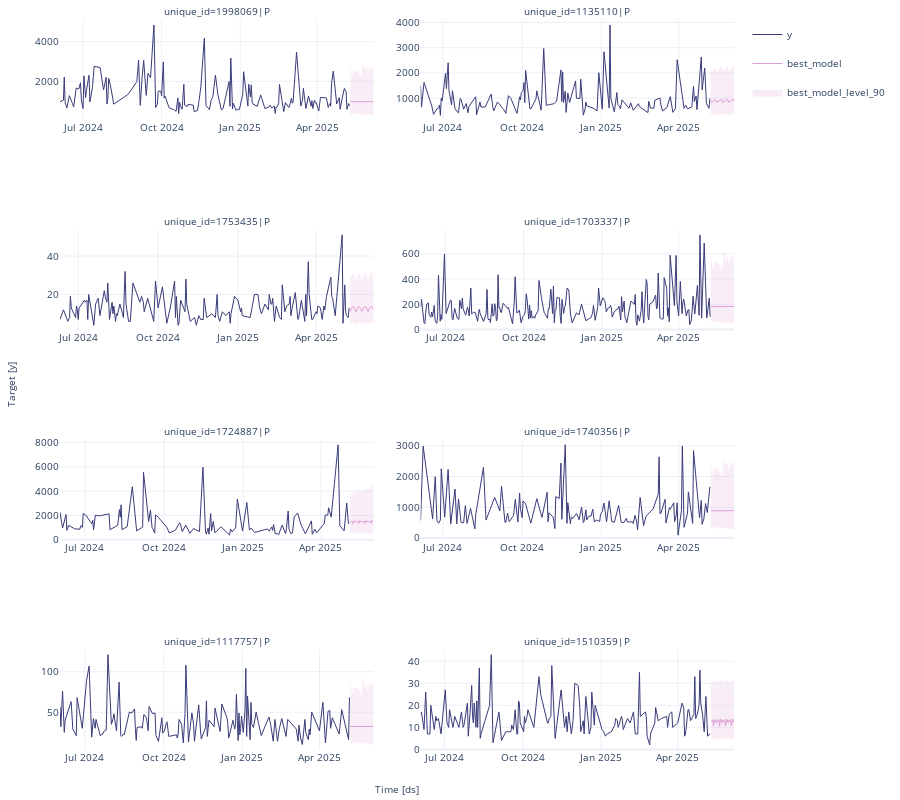

Notebook code for this chart:
### Code cell
# Plot to unique_ids and some selected models
sf.plot(plot_df_sales, prod_sales_fc_df, level=[90], engine='plotly')

### Figure 1 — Plotly figure (JSON) as saved in the notebook; plotly's stock layout.template omitted (floating-point values rounded to 4 significant figures; data arrays with more than 128 entries replaced by an {"elided": "..."} marker saying what was removed)
{"data": [{"legendgroup": "y", "line": {"color": "#393b79", "width": 1}, "mode": "lines", "name": "y", "showlegend": true, "type": "scatter", "x": {"elided": "170 str values"}, "xaxis": "x", "y": {"elided": "170 int values"}, "yaxis": "y"}, {"legendgroup": "best_model", "line": {"color": "#de9ed6", "width": 1}, "mode": "lines", "name": "best_model", "showlegend": true, "type": "scatter", "x": {"elided": "170 str values"}, "xaxis": "x", "y": {"elided": "170 float values"}, "yaxis": "y"}, {"fill": "toself", "fillcolor": "#de9ed6", "legendgroup": "best_model_level_90", "line": {"color": "#de9ed6", "width": 1}, "mode": "lines", "name": "best_model_level_90", "opacity": 0.18, "showlegend": true, "type": "scatter", "x": {"elided": "340 str values"}, "xaxis": "x", "y": {"elided": "340 float values"}, "yaxis": "y"}, {"legendgroup": "y", "line": {"color": "#393b79", "width": 1}, "mode": "lines", "name": "y", "showlegend": false, "type": "scatter", "x": {"elided": "157 str values"}, "xaxis": "x2", "y": {"elided": "157 int values"}, "yaxis": "y2"}, {"legendgroup": "best_model", "line": {"color": "#de9ed6", "width": 1}, "mode": "lines", "name": "best_model", "showlegend": false, "type": "scatter", "x": {"elided": "157 str values"}, "xaxis": "x2", "y": {"elided": "157 float values"}, "yaxis": "y2"}, {"fill": "toself", "fillcolor": "#de9ed6", "legendgroup": "best_model_level_90", "line": {"color": "#de9ed6", "width": 1}, "mode": "lines", "name": "best_model_level_90", "opacity": 0.18, "showlegend": false, "type": "scatter", "x": {"elided": "314 str values"}, "xaxis": "x2", "y": {"elided": "314 float values"}, "yaxis": "y2"}, {"legendgroup": "y", "line": {"color": "#393b79", "width": 1}, "mode": "lines", "name": "y", "showlegend": false, "type": "scatter", "x": {"elided": "169 str values"}, "xaxis": "x3", "y": {"elided": "169 int values"}, "yaxis": "y3"}, {"legendgroup": "best_model", "line": {"color": "#de9ed6", "width": 1}, "mode": "lines", "name": "best_model", "showlegend": false, "type": "scatter", "x": {"elided": "169 str values"}, "xaxis": "x3", "y": {"elided": "169 float values"}, "yaxis": "y3"}, {"fill": "toself", "fillcolor": "#de9ed6", "legendgroup": "best_model_level_90", "line": {"color": "#de9ed6", "width": 1}, "mode": "lines", "name": "best_model_level_90", "opacity": 0.18, "showlegend": false, "type": "scatter", "x": {"elided": "338 str values"}, "xaxis": "x3", "y": {"elided": "338 float values"}, "yaxis": "y3"}, {"legendgroup": "y", "line": {"color": "#393b79", "width": 1}, "mode": "lines", "name": "y", "showlegend": false, "type": "scatter", "x": {"elided": "243 str values"}, "xaxis": "x4", "y": {"elided": "243 int values"}, "yaxis": "y4"}, {"legendgroup": "best_model", "line": {"color": "#de9ed6", "width": 1}, "mode": "lines", "name": "best_model", "showlegend": false, "type": "scatter", "x": {"elided": "243 str values"}, "xaxis": "x4", "y": {"elided": "243 float values"}, "yaxis": "y4"}, {"fill": "toself", "fillcolor": "#de9ed6", "legendgroup": "best_model_level_90", "line": {"color": "#de9ed6", "width": 1}, "mode": "lines", "name": "best_model_level_90", "opacity": 0.18, "showlegend": false, "type": "scatter", "x": {"elided": "486 str values"}, "xaxis": "x4", "y": {"elided": "486 float values"}, "yaxis": "y4"}, {"legendgroup": "y", "line": {"color": "#393b79", "width": 1}, "mode": "lines", "name": "y", "showlegend": false, "type": "scatter", "x": {"elided": "137 str values"}, "xaxis": "x5", "y": {"elided": "137 int values"}, "yaxis": "y5"}, {"legendgroup": "best_model", "line": {"color": "#de9ed6", "width": 1}, "mode": "lines", "name": "best_model", "showlegend": false, "type": "scatter", "x": {"elided": "137 str values"}, "xaxis": "x5", "y": {"elided": "137 float values"}, "yaxis": "y5"}, {"fill": "toself", "fillcolor": "#de9ed6", "legendgroup": "best_model_level_90", "line": {"color": "#de9ed6", "width": 1}, "mode": "lines", "name": "best_model_level_90", "opacity": 0.18, "showlegend": false, "type": "scatter", "x": {"elided": "274 str values"}, "xaxis": "x5", "y": {"elided": "274 float values"}, "yaxis": "y5"}, {"legendgroup": "y", "line": {"color": "#393b79", "width": 1}, "mode": "lines", "name": "y", "showlegend": false, "type": "scatter", "x": {"elided": "155 str values"}, "xaxis": "x6", "y": {"elided": "155 int values"}, "yaxis": "y6"}, {"legendgroup": "best_model", "line": {"color": "#de9ed6", "width": 1}, "mode": "lines", "name": "best_model", "showlegend": false, "type": "scatter", "x": {"elided": "155 str values"}, "xaxis": "x6", "y": {"elided": "155 float values"}, "yaxis": "y6"}, {"fill": "toself", "fillcolor": "#de9ed6", "legendgroup": "best_model_level_90", "line": {"color": "#de9ed6", "width": 1}, "mode": "lines", "name": "best_model_level_90", "opacity": 0.18, "showlegend": false, "type": "scatter", "x": {"elided": "310 str values"}, "xaxis": "x6", "y": {"elided": "310 float values"}, "yaxis": "y6"}, {"legendgroup": "y", "line": {"color": "#393b79", "width": 1}, "mode": "lines", "name": "y", "showlegend": false, "type": "scatter", "x": {"elided": "164 str values"}, "xaxis": "x7", "y": {"elided": "164 int values"}, "yaxis": "y7"}, {"legendgroup": "best_model", "line": {"color": "#de9ed6", "width": 1}, "mode": "lines", "name": "best_model", "showlegend": false, "type": "scatter", "x": {"elided": "164 str values"}, "xaxis": "x7", "y": {"elided": "164 float values"}, "yaxis": "y7"}, {"fill": "toself", "fillcolor": "#de9ed6", "legendgroup": "best_model_level_90", "line": {"color": "#de9ed6", "width": 1}, "mode": "lines", "name": "best_model_level_90", "opacity": 0.18, "showlegend": false, "type": "scatter", "x": {"elided": "328 str values"}, "xaxis": "x7", "y": {"elided": "328 float values"}, "yaxis": "y7"}, {"legendgroup": "y", "line": {"color": "#393b79", "width": 1}, "mode": "lines", "name": "y", "showlegend": false, "type": "scatter", "x": {"elided": "173 str values"}, "xaxis": "x8", "y": {"elided": "173 int values"}, "yaxis": "y8"}, {"legendgroup": "best_model", "line": {"color": "#de9ed6", "width": 1}, "mode": "lines", "name": "best_model", "showlegend": false, "type": "scatter", "x": {"elided": "173 str values"}, "xaxis": "x8", "y": {"elided": "173 float values"}, "yaxis": "y8"}, {"fill": "toself", "fillcolor": "#de9ed6", "legendgroup": "best_model_level_90", "line": {"color": "#de9ed6", "width": 1}, "mode": "lines", "name": "best_model_level_90", "opacity": 0.18, "showlegend": false, "type": "scatter", "x": {"elided": "346 str values"}, "xaxis": "x8", "y": {"elided": "346 float values"}, "yaxis": "y8"}], "layout": {"annotations": [{"font": {"size": 10}, "showarrow": false, "text": "unique_id=1998069|P", "x": 0.2325, "xanchor": "center", "xref": "paper", "y": 1, "yanchor": "bottom", "yref": "paper"}, {"font": {"size": 10}, "showarrow": false, "text": "unique_id=1135110|P", "x": 0.7675, "xanchor": "center", "xref": "paper", "y": 1, "yanchor": "bottom", "yref": "paper"}, {"font": {"size": 10}, "showarrow": false, "text": "unique_id=1753435|P", "x": 0.2325, "xanchor": "center", "xref": "paper", "y": 0.7125, "yanchor": "bottom", "yref": "paper"}, {"font": {"size": 10}, "showarrow": false, "text": "unique_id=1703337|P", "x": 0.7675, "xanchor": "center", "xref": "paper", "y": 0.7125, "yanchor": "bottom", "yref": "paper"}, {"font": {"size": 10}, "showarrow": false, "text": "unique_id=1724887|P", "x": 0.2325, "xanchor": "center", "xref": "paper", "y": 0.425, "yanchor": "bottom", "yref": "paper"}, {"font": {"size": 10}, "showarrow": false, "text": "unique_id=1740356|P", "x": 0.7675, "xanchor": "center", "xref": "paper", "y": 0.425, "yanchor": "bottom", "yref": "paper"}, {"font": {"size": 10}, "showarrow": false, "text": "unique_id=1117757|P", "x": 0.2325, "xanchor": "center", "xref": "paper", "y": 0.1375, "yanchor": "bottom", "yref": "paper"}, {"font": {"size": 10}, "showarrow": false, "text": "unique_id=1510359|P", "x": 0.7675, "xanchor": "center", "xref": "paper", "y": 0.1375, "yanchor": "bottom", "yref": "paper"}, {"font": {"size": 10}, "showarrow": false, "text": "Time [ds]", "x": 0.5, "xanchor": "center", "xref": "paper", "y": 0, "yanchor": "top", "yref": "paper", "yshift": -30}, {"font": {"size": 10}, "showarrow": false, "text": "Target [y]", "textangle": -90, "x": 0, "xanchor": "right", "xref": "paper", "xshift": -40, "y": 0.5, "yanchor": "middle", "yref": "paper"}], "autosize": true, "font": {"size": 10}, "height": 800, "margin": {"b": 50, "l": 60, "r": 10, "t": 20}, "xaxis": {"anchor": "y", "domain": [0, 0.465], "showticklabels": true, "visible": true}, "xaxis2": {"anchor": "y2", "domain": [0.535, 1.0], "showticklabels": true, "visible": true}, "xaxis3": {"anchor": "y3", "domain": [0, 0.465], "showticklabels": true, "visible": true}, "xaxis4": {"anchor": "y4", "domain": [0.535, 1.0], "showticklabels": true, "visible": true}, "xaxis5": {"anchor": "y5", "domain": [0, 0.465], "showticklabels": true, "visible": true}, "xaxis6": {"anchor": "y6", "domain": [0.535, 1.0], "showticklabels": true, "visible": true}, "xaxis7": {"anchor": "y7", "domain": [0, 0.465], "showticklabels": true, "visible": true}, "xaxis8": {"anchor": "y8", "domain": [0.535, 1.0], "showticklabels": true, "visible": true}, "yaxis": {"anchor": "x", "domain": [0.8625, 1]}, "yaxis2": {"anchor": "x2", "domain": [0.8625, 1]}, "yaxis3": {"anchor": "x3", "domain": [0.575, 0.7125]}, "yaxis4": {"anchor": "x4", "domain": [0.575, 0.7125]}, "yaxis5": {"anchor": "x5", "domain": [0.2875, 0.425]}, "yaxis6": {"anchor": "x6", "domain": [0.2875, 0.425]}, "yaxis7": {"anchor": "x7", "domain": [0, 0.1375]}, "yaxis8": {"anchor": "x8", "domain": [0, 0.1375]}}}
